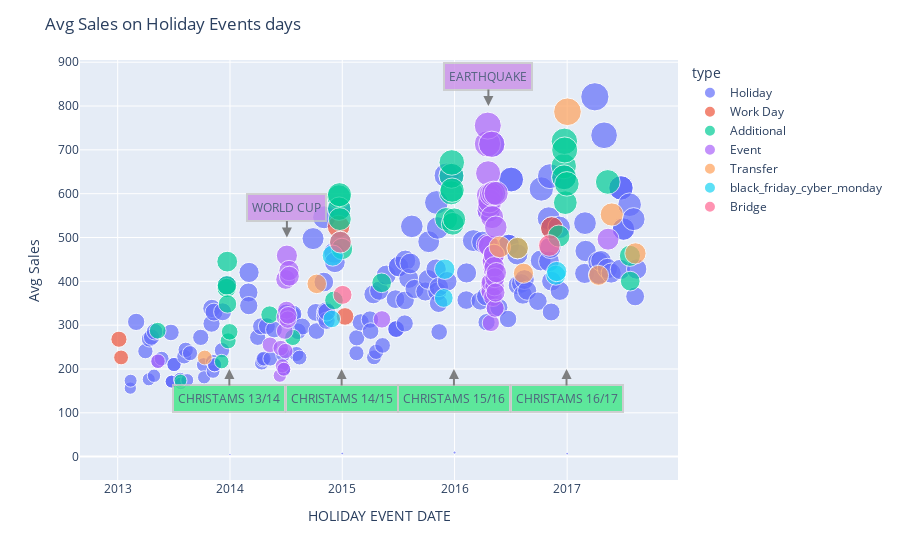

This figure's notebook cell:
### Code cell
fig = px.scatter(df_plot, x="date", y="sales", size='sales', color='type')
                 #size='sales', color='sales',
                  #color_continuous_scale="pinkyl")

fig.update_layout({"title": f'Avg Sales on Holiday Events days',
                   "xaxis": {"title":"HOLIDAY EVENT DATE"},
                   "yaxis": {"title":"Avg Sales"},
                   "showlegend": True})

fig.add_annotation(x='2014-07-05',y=500,xref="x",yref="y",text="WORLD CUP",showarrow=True, align="center",arrowhead=2,arrowsize=1,
        arrowwidth=2,arrowcolor="#636363",ax=0,ay=-30,bordercolor="#c7c7c7",borderwidth=2,borderpad=4,bgcolor="#ca8ee8",opacity=0.8  )

fig.add_annotation(x='2016-04-20',y=800,xref="x",yref="y",text="EARTHQUAKE",showarrow=True,align="center",arrowhead=2,arrowsize=1,
        arrowwidth=2,arrowcolor="#636363",ax=0,ay=-30,bordercolor="#c7c7c7",borderwidth=2,borderpad=4,bgcolor="#ca8ee8",opacity=0.8)

fig.add_annotation(x='2013-12-30',y=200,xref="x",yref="y",text="CHRISTAMS 13/14",showarrow=True,align="center",arrowhead=2,arrowsize=1,
        arrowwidth=2,arrowcolor="#636363",ax=0,ay=30,bordercolor="#c7c7c7",borderwidth=2,borderpad=4,bgcolor="#3ce685",opacity=0.8)


fig.add_annotation(x='2014-12-30',y=200,xref="x",yref="y",text="CHRISTAMS 14/15",showarrow=True,align="center",arrowhead=2,arrowsize=1,
        arrowwidth=2,arrowcolor="#636363",ax=0,ay=30,bordercolor="#c7c7c7",borderwidth=2,borderpad=4,bgcolor="#3ce685",opacity=0.8)


fig.add_annotation(x='2015-12-30',y=200,xref="x",yref="y",text="CHRISTAMS 15/16",showarrow=True,align="center",arrowhead=2,arrowsize=1,
        arrowwidth=2,arrowcolor="#636363",ax=0,ay=30,bordercolor="#c7c7c7",borderwidth=2,borderpad=4,bgcolor="#3ce685",opacity=0.8)


fig.add_annotation(x='2016-12-30',y=200,xref="x",yref="y",text="CHRISTAMS 16/17",showarrow=True,align="center",arrowhead=2,arrowsize=1,
        arrowwidth=2,arrowcolor="#636363",ax=0,ay=30,bordercolor="#c7c7c7",borderwidth=2,borderpad=4,bgcolor="#3ce685",opacity=0.8)



fig.show()

### Figure 1 — Plotly figure (JSON) as saved in the notebook; plotly's stock layout.template omitted (floating-point values rounded to 4 significant figures; data arrays with more than 128 entries replaced by an {"elided": "..."} marker saying what was removed)
{"data": [{"hovertemplate": "type=Holiday<br>date=%{x}<br>sales=%{marker.size}<extra></extra>", "legendgroup": "Holiday", "marker": {"color": "#636efa", "size": {"elided": "171 float values"}, "sizemode": "area", "sizeref": 2.053, "symbol": "circle"}, "mode": "markers", "name": "Holiday", "orientation": "v", "showlegend": true, "type": "scatter", "x": {"elided": "171 str values"}, "xaxis": "x", "y": {"elided": "171 float values"}, "yaxis": "y"}, {"hovertemplate": "type=Work Day<br>date=%{x}<br>sales=%{marker.size}<extra></extra>", "legendgroup": "Work Day", "marker": {"color": "#EF553B", "size": [267.9, 226.3, 525.0, 319.8, 521.8], "sizemode": "area", "sizeref": 2.053, "symbol": "circle"}, "mode": "markers", "name": "Work Day", "orientation": "v", "showlegend": true, "type": "scatter", "x": ["2013-01-05", "2013-01-12", "2014-12-20", "2015-01-10", "2016-11-12"], "xaxis": "x", "y": [267.9, 226.3, 525.0, 319.8, 521.8], "yaxis": "y"}, {"hovertemplate": "type=Additional<br>date=%{x}<br>sales=%{marker.size}<extra></extra>", "legendgroup": "Additional", "marker": {"color": "#00cc96", "size": [287.4, 173.5, 216.8, 384.8, 390.7, 444.9, 348.3, 264.2, 284.7, 323.8, 272.0, 356.6, 592.9, 565.7, 597.6, 542.1, 489.4, 473.8, 396.6, 542.2, 602.1, 640.8, 671.2, 608.1, 531.3, 541.3, 601.1, 475.8, 503.3, 662.9, 637.4, 719.5, 699.7, 579.6, 622.3, 626.8, 458.2, 400.4], "sizemode": "area", "sizeref": 2.053, "symbol": "circle"}, "mode": "markers", "name": "Additional", "orientation": "v", "showlegend": true, "type": "scatter", "x": ["2013-05-11", "2013-07-24", "2013-12-05", "2013-12-21", "2013-12-22", "2013-12-23", "2013-12-24", "2013-12-26", "2013-12-31", "2014-05-10", "2014-07-24", "2014-12-05", "2014-12-21", "2014-12-22", "2014-12-23", "2014-12-24", "2014-12-26", "2014-12-31", "2015-05-09", "2015-12-05", "2015-12-21", "2015-12-22", "2015-12-23", "2015-12-24", "2015-12-26", "2015-12-31", "2016-05-07", "2016-07-24", "2016-12-05", "2016-12-21", "2016-12-22", "2016-12-23", "2016-12-24", "2016-12-26", "2016-12-31", "2017-05-13", "2017-07-24", "2017-07-25"], "xaxis": "x", "y": [287.4, 173.5, 216.8, 384.8, 390.7, 444.9, 348.3, 264.2, 284.7, 323.8, 272.0, 356.6, 592.9, 565.7, 597.6, 542.1, 489.4, 473.8, 396.6, 542.2, 602.1, 640.8, 671.2, 608.1, 531.3, 541.3, 601.1, 475.8, 503.3, 662.9, 637.4, 719.5, 699.7, 579.6, 622.3, 626.8, 458.2, 400.4], "yaxis": "y"}, {"hovertemplate": "type=Event<br>date=%{x}<br>sales=%{marker.size}<extra></extra>", "legendgroup": "Event", "marker": {"color": "#ab63fa", "size": [217.7, 255.1, 184.9, 247.6, 207.2, 199.4, 286.7, 318.3, 240.9, 404.3, 334.1, 458.6, 312.7, 322.4, 424.6, 411.7, 313.2, 483.8, 713.7, 755.3, 646.5, 596.2, 561.8, 481.0, 573.6, 583.3, 381.6, 395.5, 376.1, 304.9, 397.7, 599.0, 712.8, 546.6, 444.6, 448.2, 364.0, 427.3, 601.1, 460.6, 460.6, 433.1, 388.9, 408.3, 338.6, 374.2, 523.5, 600.6, 419.8, 496.2], "sizemode": "area", "sizeref": 2.053, "symbol": "circle"}, "mode": "markers", "name": "Event", "orientation": "v", "showlegend": true, "type": "scatter", "x": ["2013-05-12", "2014-05-11", "2014-06-12", "2014-06-15", "2014-06-20", "2014-06-25", "2014-06-28", "2014-06-29", "2014-06-30", "2014-07-01", "2014-07-04", "2014-07-05", "2014-07-08", "2014-07-09", "2014-07-12", "2014-07-13", "2015-05-10", "2016-04-16", "2016-04-17", "2016-04-18", "2016-04-19", "2016-04-20", "2016-04-21", "2016-04-22", "2016-04-23", "2016-04-24", "2016-04-25", "2016-04-26", "2016-04-27", "2016-04-28", "2016-04-29", "2016-04-30", "2016-05-01", "2016-05-02", "2016-05-03", "2016-05-04", "2016-05-05", "2016-05-06", "2016-05-07", "2016-05-08", "2016-05-08", "2016-05-09", "2016-05-10", "2016-05-11", "2016-05-12", "2016-05-13", "2016-05-14", "2016-05-15", "2016-05-16", "2017-05-14"], "xaxis": "x", "y": [217.7, 255.1, 184.9, 247.6, 207.2, 199.4, 286.7, 318.3, 240.9, 404.3, 334.1, 458.6, 312.7, 322.4, 424.6, 411.7, 313.2, 483.8, 713.7, 755.3, 646.5, 596.2, 561.8, 481.0, 573.6, 583.3, 381.6, 395.5, 376.1, 304.9, 397.7, 599.0, 712.8, 546.6, 444.6, 448.2, 364.0, 427.3, 601.1, 460.6, 460.6, 433.1, 388.9, 408.3, 338.6, 374.2, 523.5, 600.6, 419.8, 496.2], "yaxis": "y"}, {"hovertemplate": "type=Transfer<br>date=%{x}<br>sales=%{marker.size}<extra></extra>", "legendgroup": "Transfer", "marker": {"color": "#FFA15A", "size": [226.1, 394.2, 478.5, 475.8, 418.4, 786.9, 413.6, 552.5, 463.7], "sizemode": "area", "sizeref": 2.053, "symbol": "circle"}, "mode": "markers", "name": "Transfer", "orientation": "v", "showlegend": true, "type": "scatter", "x": ["2013-10-11", "2014-10-10", "2016-05-27", "2016-07-24", "2016-08-12", "2017-01-02", "2017-04-13", "2017-05-26", "2017-08-11"], "xaxis": "x", "y": [226.1, 394.2, 478.5, 475.8, 418.4, 786.9, 413.6, 552.5, 463.7], "yaxis": "y"}, {"hovertemplate": "type=black_friday_cyber_monday<br>date=%{x}<br>sales=%{marker.size}<extra></extra>", "legendgroup": "black_friday_cyber_monday", "marker": {"color": "#19d3f3", "size": [314.0, 458.7, 362.0, 427.6, 414.0, 422.3], "sizemode": "area", "sizeref": 2.053, "symbol": "circle"}, "mode": "markers", "name": "black_friday_cyber_monday", "orientation": "v", "showlegend": true, "type": "scatter", "x": ["2014-11-28", "2014-12-01", "2015-11-27", "2015-11-30", "2016-11-25", "2016-11-28"], "xaxis": "x", "y": [314.0, 458.7, 362.0, 427.6, 414.0, 422.3], "yaxis": "y"}, {"hovertemplate": "type=Bridge<br>date=%{x}<br>sales=%{marker.size}<extra></extra>", "legendgroup": "Bridge", "marker": {"color": "#FF6692", "size": [489.4, 369.1, 481.7], "sizemode": "area", "sizeref": 2.053, "symbol": "circle"}, "mode": "markers", "name": "Bridge", "orientation": "v", "showlegend": true, "type": "scatter", "x": ["2014-12-26", "2015-01-02", "2016-11-04"], "xaxis": "x", "y": [489.4, 369.1, 481.7], "yaxis": "y"}], "layout": {"annotations": [{"align": "center", "arrowcolor": "#636363", "arrowhead": 2, "arrowsize": 1, "arrowwidth": 2, "ax": 0, "ay": -30, "bgcolor": "#ca8ee8", "bordercolor": "#c7c7c7", "borderpad": 4, "borderwidth": 2, "opacity": 0.8, "showarrow": true, "text": "WORLD CUP", "x": "2014-07-05", "xref": "x", "y": 500, "yref": "y"}, {"align": "center", "arrowcolor": "#636363", "arrowhead": 2, "arrowsize": 1, "arrowwidth": 2, "ax": 0, "ay": -30, "bgcolor": "#ca8ee8", "bordercolor": "#c7c7c7", "borderpad": 4, "borderwidth": 2, "opacity": 0.8, "showarrow": true, "text": "EARTHQUAKE", "x": "2016-04-20", "xref": "x", "y": 800, "yref": "y"}, {"align": "center", "arrowcolor": "#636363", "arrowhead": 2, "arrowsize": 1, "arrowwidth": 2, "ax": 0, "ay": 30, "bgcolor": "#3ce685", "bordercolor": "#c7c7c7", "borderpad": 4, "borderwidth": 2, "opacity": 0.8, "showarrow": true, "text": "CHRISTAMS 13/14", "x": "2013-12-30", "xref": "x", "y": 200, "yref": "y"}, {"align": "center", "arrowcolor": "#636363", "arrowhead": 2, "arrowsize": 1, "arrowwidth": 2, "ax": 0, "ay": 30, "bgcolor": "#3ce685", "bordercolor": "#c7c7c7", "borderpad": 4, "borderwidth": 2, "opacity": 0.8, "showarrow": true, "text": "CHRISTAMS 14/15", "x": "2014-12-30", "xref": "x", "y": 200, "yref": "y"}, {"align": "center", "arrowcolor": "#636363", "arrowhead": 2, "arrowsize": 1, "arrowwidth": 2, "ax": 0, "ay": 30, "bgcolor": "#3ce685", "bordercolor": "#c7c7c7", "borderpad": 4, "borderwidth": 2, "opacity": 0.8, "showarrow": true, "text": "CHRISTAMS 15/16", "x": "2015-12-30", "xref": "x", "y": 200, "yref": "y"}, {"align": "center", "arrowcolor": "#636363", "arrowhead": 2, "arrowsize": 1, "arrowwidth": 2, "ax": 0, "ay": 30, "bgcolor": "#3ce685", "bordercolor": "#c7c7c7", "borderpad": 4, "borderwidth": 2, "opacity": 0.8, "showarrow": true, "text": "CHRISTAMS 16/17", "x": "2016-12-30", "xref": "x", "y": 200, "yref": "y"}], "legend": {"itemsizing": "constant", "title": {"text": "type"}, "tracegroupgap": 0}, "margin": {"t": 60}, "showlegend": true, "title": {"text": "Avg Sales on Holiday Events days"}, "xaxis": {"anchor": "y", "domain": [0, 1], "title": {"text": "HOLIDAY EVENT DATE"}}, "yaxis": {"anchor": "x", "domain": [0, 1], "title": {"text": "Avg Sales"}}}}
